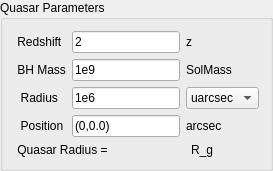
          <widget class="QGroupBox" name="groupBox_3">
           <property name="enabled">
            <bool>true</bool>
           </property>
           <property name="sizePolicy">
            <sizepolicy hsizetype="Minimum" vsizetype="Preferred">
             <horstretch>0</horstretch>
             <verstretch>0</verstretch>
            </sizepolicy>
           </property>
           <property name="minimumSize">
            <size>
             <width>30</width>
             <height>0</height>
            </size>
           </property>
           <property name="maximumSize">
            <size>
             <width>16777215</width>
             <height>16777215</height>
            </size>
           </property>
           <property name="title">
            <string>Quasar Parameters</string>
           </property>
           <layout class="QVBoxLayout" name="verticalLayout_11">
            <item>
             <layout class="QGridLayout" name="gridLayout_5">
              <item row="3" column="1">
               <widget class="QLineEdit" name="qPosition">
                <property name="text">
                 <string>(0,0.0)</string>
                </property>
               </widget>
              </item>
              <item row="3" column="2">
               <widget class="QLabel" name="qPositionLabel">
                <property name="text">
                 <string>arcsec</string>
                </property>
               </widget>
              </item>
              <item row="3" column="0">
               <widget class="QLabel" name="label_7">
                <property name="text">
                 <string>  Position</string>
                </property>
               </widget>
              </item>
              <item row="2" column="1">
               <widget class="QLineEdit" name="qRadius">
                <property name="text">
                 <string>1e6</string>
                </property>
               </widget>
              </item>
              <item row="0" column="0">
               <widget class="QLabel" name="label_9">
                <property name="text">
                 <string> Redshift </string>
                </property>
               </widget>
              </item>
              <item row="2" column="0">
               <widget class="QLabel" name="label_4">
                <property name="text">
                 <string>  Radius</string>
                </property>
               </widget>
              </item>
              <item row="0" column="1">
               <widget class="QLineEdit" name="qRedshift">
                <property name="text">
                 <string>2</string>
                </property>
               </widget>
              </item>
              <item row="0" column="2">
               <widget class="QLabel" name="label_5">
                <property name="text">
                 <string>z</string>
                </property>
               </widget>
              </item>
              <item row="1" column="0">
               <widget class="QLabel" name="label_17">
                <property name="text">
                 <string> BH Mass</string>
                </property>
               </widget>
              </item>
              <item row="1" column="2">
               <widget class="QLabel" name="label_22">
                <property name="text">
                 <string>SolMass</string>
                </property>
               </widget>
              </item>
              <item row="1" column="1">
               <widget class="QLineEdit" name="quasarBHMassEntry">
                <property name="text">
                 <string>1e9</string>
                </property>
               </widget>
              </item>
              <item row="2" column="2">
               <widget class="QComboBox" name="qRadiusUnitOption">
                <item>
                 <property name="text">
                  <string>uarcsec</string>
                 </property>
                </item>
                <item>
                 <property name="text">
                  <string>r_g</string>
                 </property>
                </item>
                <item>
                 <property name="text">
                  <string/>
                 </property>
                </item>
               </widget>
              </item>
             </layout>
            </item>
            <item>
             <layout class="QHBoxLayout" name="horizontalLayout_12">
              <item>
               <widget class="QLabel" name="label_39">
                <property name="text">
                 <string> Quasar Radius = </string>
                </property>
               </widget>
              </item>
              <item>
               <widget class="QLabel" name="quasarRadiusRGEntry">
                <property name="text">
                 <string/>
                </property>
               </widget>
              </item>
              <item>
               <widget class="QLabel" name="label_37">
                <property name="text">
                 <string>R_g</string>
                </property>
               </widget>
              </item>
             </layout>
            </item>
           </layout>
          </widget>
